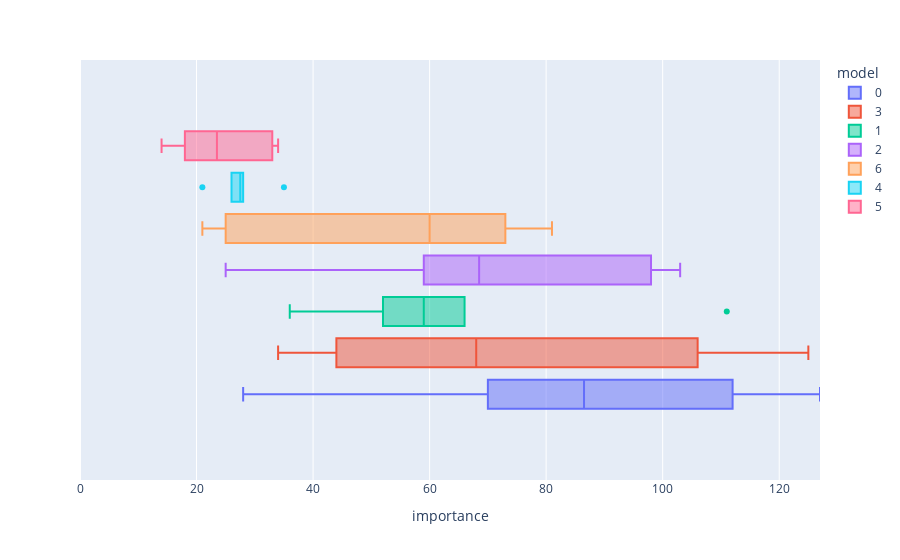

The code cell stored with this chart in its notebook:
### Code cell
px.box(
    deberta_features,
    x="importance",
    color="model",
    range_x=(df.importance.min(), df.importance.max()),
)

### Figure 1 — Plotly figure (JSON) as saved in the notebook; plotly's stock layout.template omitted (floating-point values rounded to 4 significant figures)
{"data": [{"alignmentgroup": "True", "hovertemplate": "model=0<br>importance=%{x}<extra></extra>", "legendgroup": "0", "marker": {"color": "#636efa"}, "name": "0", "notched": false, "offsetgroup": "0", "orientation": "h", "showlegend": true, "type": "box", "x": [127, 112, 102, 71, 70, 28], "x0": " ", "xaxis": "x", "y0": " ", "yaxis": "y"}, {"alignmentgroup": "True", "hovertemplate": "model=3<br>importance=%{x}<extra></extra>", "legendgroup": "3", "marker": {"color": "#EF553B"}, "name": "3", "notched": false, "offsetgroup": "3", "orientation": "h", "showlegend": true, "type": "box", "x": [125, 106, 69, 67, 44, 34], "x0": " ", "xaxis": "x", "y0": " ", "yaxis": "y"}, {"alignmentgroup": "True", "hovertemplate": "model=1<br>importance=%{x}<extra></extra>", "legendgroup": "1", "marker": {"color": "#00cc96"}, "name": "1", "notched": false, "offsetgroup": "1", "orientation": "h", "showlegend": true, "type": "box", "x": [111, 66, 62, 56, 52, 36], "x0": " ", "xaxis": "x", "y0": " ", "yaxis": "y"}, {"alignmentgroup": "True", "hovertemplate": "model=2<br>importance=%{x}<extra></extra>", "legendgroup": "2", "marker": {"color": "#ab63fa"}, "name": "2", "notched": false, "offsetgroup": "2", "orientation": "h", "showlegend": true, "type": "box", "x": [103, 98, 73, 64, 59, 25], "x0": " ", "xaxis": "x", "y0": " ", "yaxis": "y"}, {"alignmentgroup": "True", "hovertemplate": "model=6<br>importance=%{x}<extra></extra>", "legendgroup": "6", "marker": {"color": "#FFA15A"}, "name": "6", "notched": false, "offsetgroup": "6", "orientation": "h", "showlegend": true, "type": "box", "x": [81, 73, 64, 56, 25, 21], "x0": " ", "xaxis": "x", "y0": " ", "yaxis": "y"}, {"alignmentgroup": "True", "hovertemplate": "model=4<br>importance=%{x}<extra></extra>", "legendgroup": "4", "marker": {"color": "#19d3f3"}, "name": "4", "notched": false, "offsetgroup": "4", "orientation": "h", "showlegend": true, "type": "box", "x": [35, 28, 28, 27, 26, 21], "x0": " ", "xaxis": "x", "y0": " ", "yaxis": "y"}, {"alignmentgroup": "True", "hovertemplate": "model=5<br>importance=%{x}<extra></extra>", "legendgroup": "5", "marker": {"color": "#FF6692"}, "name": "5", "notched": false, "offsetgroup": "5", "orientation": "h", "showlegend": true, "type": "box", "x": [34, 33, 24, 23, 18, 14], "x0": " ", "xaxis": "x", "y0": " ", "yaxis": "y"}], "layout": {"boxmode": "group", "legend": {"title": {"text": "model"}, "tracegroupgap": 0}, "margin": {"t": 60}, "xaxis": {"anchor": "y", "domain": [0, 1], "range": [0, 127], "title": {"text": "importance"}}, "yaxis": {"anchor": "x", "domain": [0, 1]}}}
